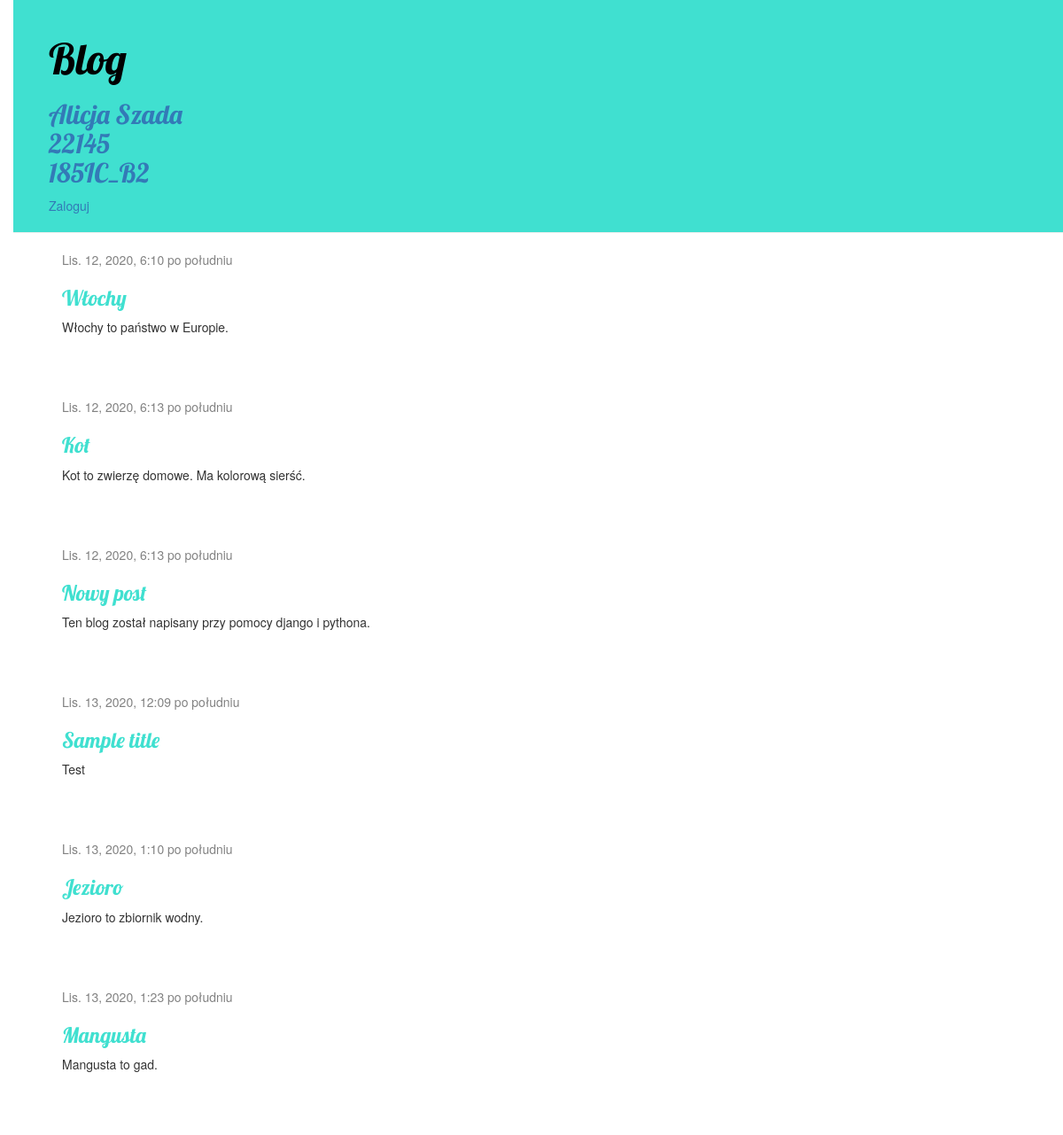
The page / on the database its author committed.
### blog/models.py (models this page shows, shortened)
class Post(models.Model):
    author = models.ForeignKey('auth.User', on_delete=models.CASCADE)
    title = models.CharField(max_length=200)
    text = models.TextField()
    created_date = models.DateTimeField(
            default=timezone.now)
    published_date = models.DateTimeField(
            blank=True, null=True)

### blog/views.py (the view)
# urls.py: path('', views.post_list, name='post_list'),
def post_list(request):
    posts = Post.objects.filter(published_date__lte=timezone.now()).order_by('published_date')
    return render(request, 'blog/post_list.html', {'posts': posts})

### blog/templates/blog/post_list.html
{% extends 'blog/base.html' %}
{% block content %}
    {% for post in posts %}
        <div class="post">
            <div class="date">
                {{ post.published_date }}
            </div>
            <h3><a href="{% url 'post_detail' pk=post.pk %}">{{ post.title }}</a></h3>
            <p>{{ post.text|linebreaksbr }}</p>
        </div>
    {% endfor %}
{% endblock %}

### blog/templates/blog/base.html (shortened to what this page needs)
<!DOCTYPE html>
{% load static %}
<html lang="en">
<head>
    <link rel="stylesheet" href="//maxcdn.bootstrapcdn.com/bootstrap/3.2.0/css/bootstrap.min.css">
    <link rel="stylesheet" href="//maxcdn.bootstrapcdn.com/bootstrap/3.2.0/css/bootstrap-theme.min.css">
    <link rel="stylesheet" href="{% static 'css/blog-css.css' %}">
</head>
<body>
    <div>
        <div class="page-header">
            <h1><a href ="/">Blog</a></h1>
            <h2><a>Alicja Szada<br>22145<br>185IC_B2</a></h2>
            <span class="user">
                {% if request.user.is_authenticated %}
                Witaj, {{ request.user.first_name }}!
                <a href="{% url 'logout' %}">Wyloguj</a>
                {% else %}
                <a href="{% url 'login' %}">Zaloguj</a>
                {% endif %}
            </span>
        </div>
        <div class="content container">
            <div class="row">
                <div class="col-md-8">
                    {% block content %}
                    {% endblock %}
                </div>
            </div>
        </div>
    </div>
</body>
</html>

### static/css/blog-css.css (style rules this page uses)
h3 a { color: turquoise; font-family: 'Lobster'; }
body { padding-left: 15px; }
.page-header { background-color: turquoise; margin-top: 0; padding: 20px 20px 20px 40px; }
.page-header h1, .page-header h1 a, .page-header h1 a:visited, .page-header h1 a:active { color: black; font-size: 36pt; text-decoration: none; }
.content { margin-left: 40px; }
h1, h2, h3, h4 { font-family: 'Lobster', cursive; }
.date { color: #828282; }
.post { margin-bottom: 70px; }

### rows shown on the page
Post: published_date "Lis. 12, 2020, 6:10 po południu", title "Włochy", text "Włochy to państwo w Europie."
Post: published_date "Lis. 12, 2020, 6:13 po południu", title "Kot", text "Kot to zwierzę domowe. Ma kolorową sierść."
Post: published_date "Lis. 12, 2020, 6:13 po południu", title "Nowy post", text "Ten blog został napisany przy pomocy django i pythona."
Post: published_date "Lis. 13, 2020, 12:09 po południu", title "Sample title", text "Test"
Post: published_date "Lis. 13, 2020, 1:10 po południu", title "Jezioro", text "Jezioro to zbiornik wodny."
Post: published_date "Lis. 13, 2020, 1:23 po południu", title "Mangusta", text "Mangusta to gad."
